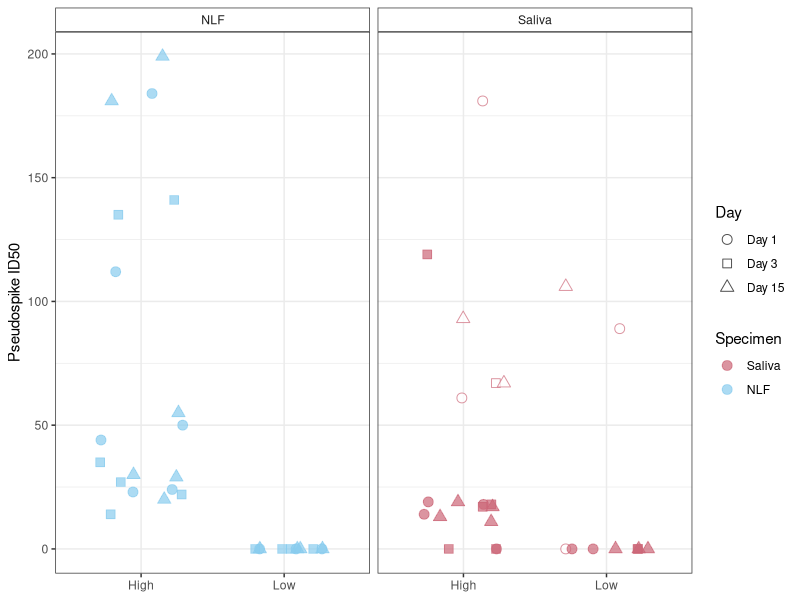
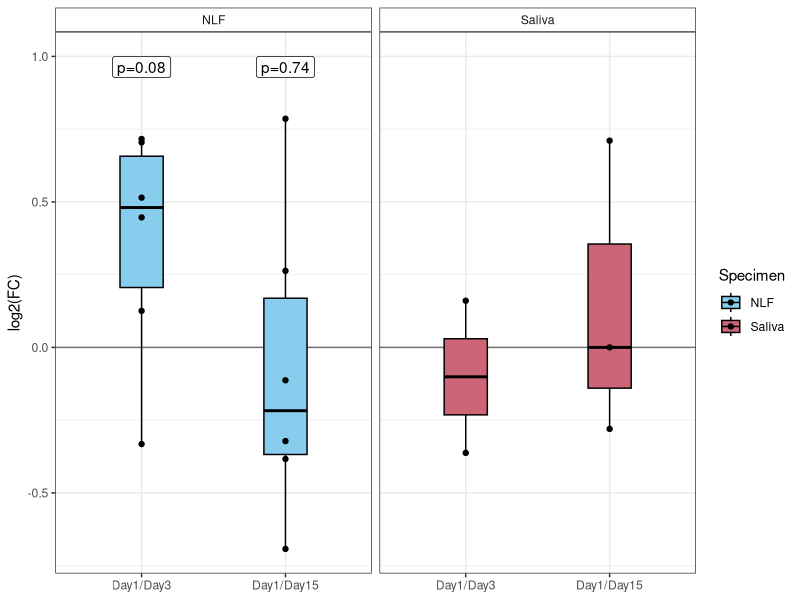
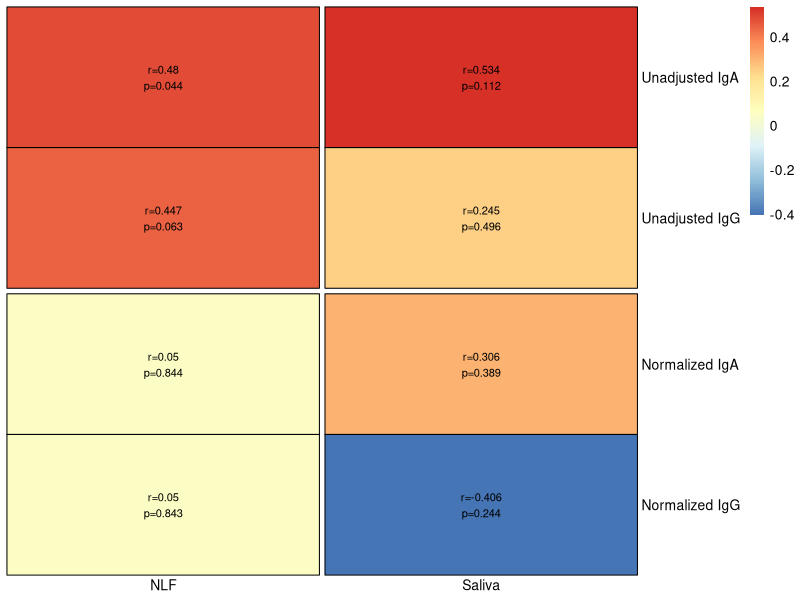
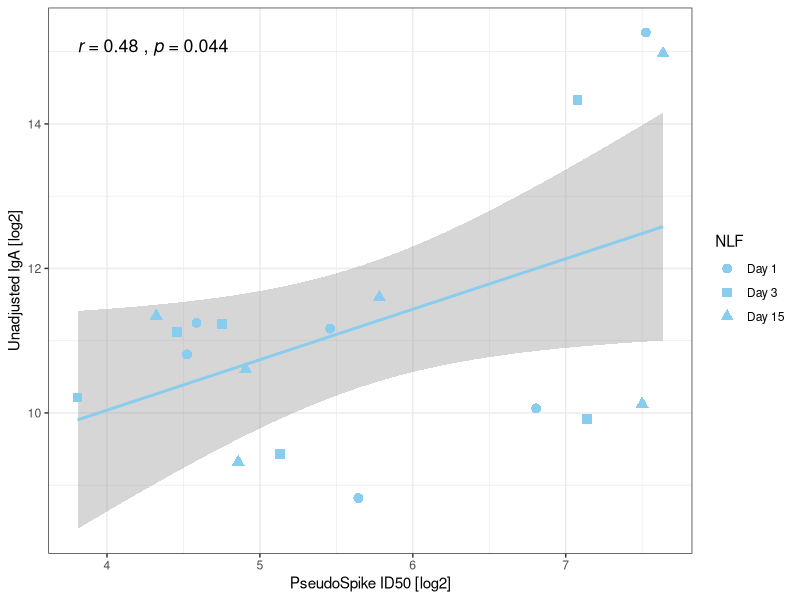
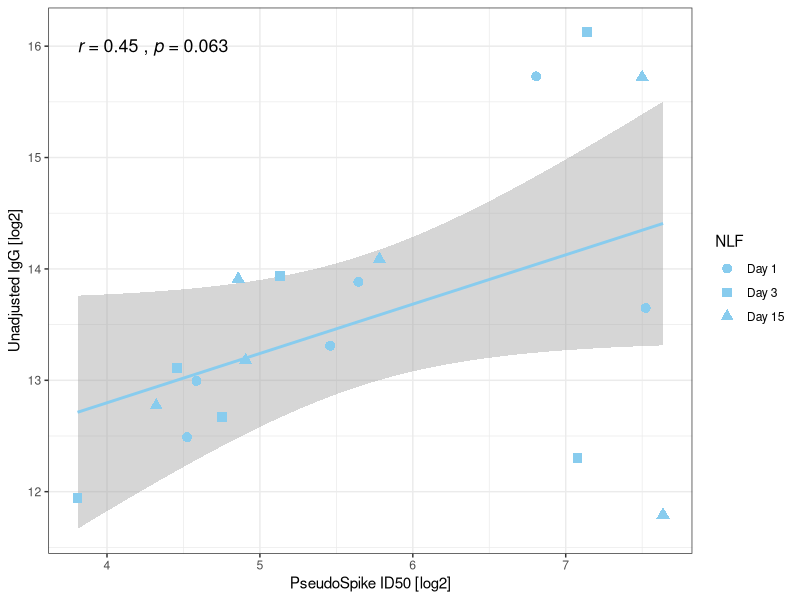
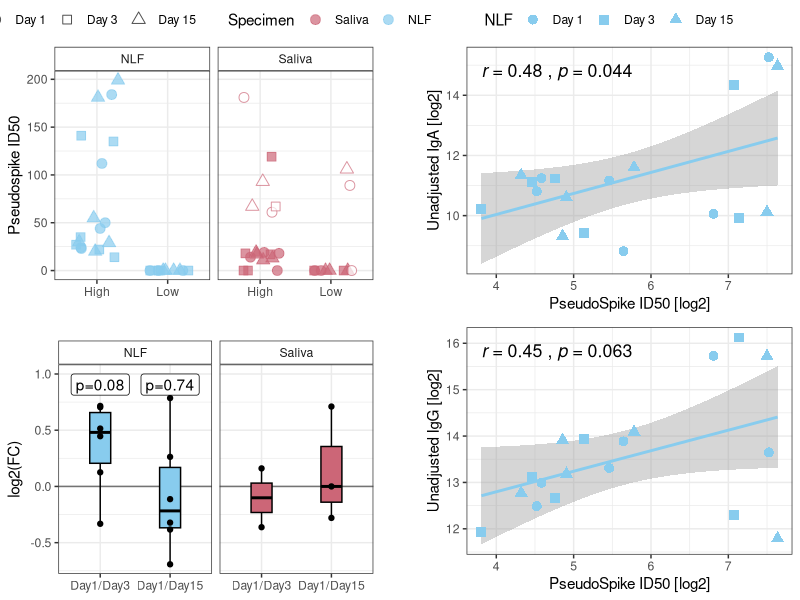

Reproduce these figures in R, in order.
# ---- Script Metadata ---- 
# Title: Figure_6.R
# Author: Trish Milletich, PhD
# Data: 2026-08-03
# --------------------------------

library(ggplot2);library(ggpubr)
library(pheatmap)

High_Binding = c("CV06FH003", "CV06BW010", "CV06FH011", "CV06FH005", "CV06HC003", "CV06UM009")
Low_Binding = c( "CV06HC001", "CV06HC004", "CV06HC014", "CV06UM014")

##########
# Binding Antibodies 
Binding_data = read.csv("Saliva_Serum_Nasal.csv")

##########
All_Neut = read.csv("Neutralizing_Saliva_Nasal.csv")
All_Neut$Trend = ifelse(All_Neut$SN %in% High_Binding, "High", "Low")
All_Neut$PseudoSpike_ID50_2 = ifelse(All_Neut$PseudoSpike_ID50 == "<10", 0,
                                      ifelse(All_Neut$PseudoSpike_ID50 == "nt", NA,  
                                             All_Neut$PseudoSpike_ID50))
All_Neut$PseudoSpike_ID50_2 = as.numeric(All_Neut$PseudoSpike_ID50_2)

All_Neut$Non.Specific = ifelse(All_Neut$Non.Specific == "Y", "Yes", "No")

All_Neut$Day_NSB = paste(All_Neut$Days, All_Neut$Non.Specific)
All_Neut$ST_NSB = paste(All_Neut$Sample.Type, All_Neut$Non.Specific)

################################### # 
# ---- Scatter Plot ----
Raw_Count = ggplot() + 
  geom_jitter(data = All_Neut, aes(x = Trend, y = PseudoSpike_ID50_2, 
                                   shape = Days, color = Sample.Type, 
                                   fill = ST_NSB), 
              height = 0, width = 0.3, size = 3,
              alpha = 0.7) + 
  theme_bw() + 
  facet_wrap(~Sample.Type, scales = "free_x") + 
  scale_color_manual(breaks = c("Saliva", "NLF"), 
                     values = c("#CC6677", "#88CCEE"),  
                    name = "Specimen") + 
  
  scale_fill_manual(breaks = c("Saliva No",  "Saliva Yes", "NLF No" ), 
                     values = c("#CC6677", "white", "#88CCEE"),  
                     guide = "none") + 
  scale_shape_manual(breaks = c("Day 1", "Day 3", "Day 15"), 
                     values = c(21, 22,  24), 
                     name = "Day") + 
  ylab("Pseudospike ID50") + 
  theme(axis.title.x = element_blank(), 
        strip.background = element_rect(fill = "white")); Raw_Count

#############################################################
## Day comparisons 
Clean_data_IC50 = All_Neut[All_Neut$Non.Specific == "No",
                           c("Days", "SN", "Sample.Type", "PseudoSpike_ID50")]
Clean_data_IC50 = subset(Clean_data_IC50, ! Clean_data_IC50$PseudoSpike_ID50 %in% c("nt", "<10"))
Clean_data_IC50$PseudoSpike_ID50 = as.numeric(Clean_data_IC50$PseudoSpike_ID50)

Clean_data_IC50 = reshape(Clean_data_IC50, idvar = c("SN", "Sample.Type"), timevar = "Days", direction = "wide")
colnames(Clean_data_IC50) = gsub("PseudoSpike_ID50.", "", colnames(Clean_data_IC50))
colnames(Clean_data_IC50) = gsub(" ", "", colnames(Clean_data_IC50))

Clean_data_IC50$Day.1.3 = Clean_data_IC50$Day1/Clean_data_IC50$Day3
Clean_data_IC50$Day.1.15 = Clean_data_IC50$Day1/Clean_data_IC50$Day15

Clean_data_IC50 = Clean_data_IC50[,c("SN", "Sample.Type", "Day.1.3", "Day.1.15")]
Clean_data_IC50_long = reshape(Clean_data_IC50, direction = "long", 
                               varying = c("Day.1.3", "Day.1.15"),
                               idvar = c("SN", "Sample.Type"),
                               timevar = "day", 
                               v.names = "FC",
                               times = c("Day1/Day3", "Day1/Day15"))

Clean_data_IC50_long = subset(Clean_data_IC50_long, is.na(Clean_data_IC50_long$FC) == F)

Clean_data_IC50_long$day = factor(Clean_data_IC50_long$day, 
                                  levels = c("Day1/Day3", "Day1/Day15"))
t.test_labels = data.frame(Clean_data_IC50_long %>%
  group_by(day, Sample.Type) %>%
  dplyr::summarise(P = t.test(log2(FC), mu = 0)$p.value,
                   .groups = "drop_last"))
t.test_labels$P2 = paste("p=", round(t.test_labels$P,2), sep = "")
#Remove Saliva since there's only two participants 
t.test_labels = subset(t.test_labels, t.test_labels$Sample.Type == "NLF")

Time = ggplot(Clean_data_IC50_long, aes(x = day, y = log2(FC), fill = Sample.Type)) + 
  geom_hline(yintercept = 0, color = "grey45") + 
  geom_boxplot(position = position_dodge(width = 0.5), 
               width = 0.3, color = "black") + 
  geom_point(position = position_dodge(width = 0.5)) + 
  theme_bw() + 
  geom_label(data = t.test_labels, 
             aes(x = day, y = 1, label = P2),
             show.legend = F, vjust = 1, fill = "white")  + 
  facet_wrap(~Sample.Type) + 
  scale_fill_manual(breaks = c("NLF", "Saliva"), 
                     values = c("#88CCEE", "#CC6677"),  
                     name = "Specimen") + 
  theme(axis.title.x = element_blank(), 
        strip.background = element_rect(fill = "white")); Time

#############################
#Correlate Nasal Nasal_Neut with other Nasal Antibodies 
Binding_Total = subset(Binding_data, Binding_data$Sample.Type %in% c("PooledNostril", "Saliva"))
Binding_Total = subset(Binding_Total, Binding_Total$Ag == "Spike")
Binding_Total = subset(Binding_Total, Binding_Total$SN %in% All_Neut$SN)

Binding_Total$Ag_Ab = paste(Binding_Total$Ab, Binding_Total$Sample.Type, sep = ":")
Binding_Total= Binding_Total[,c("Ag_Ab", 'SN', "Days", "Specific.Total.AU.ug", "Specific.AU.mL")]

Clean_data_IC50 = All_Neut[All_Neut$Non.Specific == "No",
                           c("Days", "SN", "Sample.Type", "PseudoSpike_ID50")]
Clean_data_IC50 = subset(Clean_data_IC50, ! Clean_data_IC50$PseudoSpike_ID50 %in% c("nt", "<10"))
Clean_data_IC50$PseudoSpike_ID50 = as.numeric(Clean_data_IC50$PseudoSpike_ID50)
Clean_data_IC50 = reshape(Clean_data_IC50, idvar = c("SN", "Days"), timevar = "Sample.Type", direction = "wide")
Neut_Binding = merge(Clean_data_IC50, Binding_Total)
head(Neut_Binding)

R_data = matrix(ncol = 2, nrow = 4)
rownames(R_data) = c("Unadjusted IgA", "Unadjusted IgG", 
                           "Normalized IgA", "Normalized IgG")
colnames(R_data) = c("NLF", "Saliva")
P_data = R_data

current_Group = unique(Neut_Binding$Ag_Ab)[4]
for (current_Group in unique(Neut_Binding$Ag_Ab)) {
  current_subset = subset(Neut_Binding, Neut_Binding$Ag_Ab == current_Group)
  current_ab = ifelse(grepl("IgG", current_Group), "IgG", "IgA")

  if (grepl("Nostril", current_Group)) {
    Unadjusted_Spearman = cor.test(log2(current_subset$PseudoSpike_ID50.NLF), 
                                        log2(current_subset$Specific.AU.mL), 
                                   method = "pearson")
    
    Normalized_Spearman = cor.test(log2(current_subset$PseudoSpike_ID50.NLF), 
                                        log2(current_subset$Specific.Total.AU.ug), 
                                   method = "pearson")
    
    R_data[paste("Unadjusted", current_ab), "NLF"] = round(Unadjusted_Spearman$estimate,3)
    P_data[paste("Unadjusted", current_ab), "NLF"] = 
      paste("r=",round(Unadjusted_Spearman$estimate,3), 
            "\np=",   round(Unadjusted_Spearman$p.value,3), sep = "")
    
    R_data[paste("Normalized", current_ab), "NLF"] = round(Normalized_Spearman$estimate,3)
    P_data[paste("Normalized", current_ab), "NLF"] =  
      paste("r=",round(Normalized_Spearman$estimate,3), 
            "\np=",   round(Normalized_Spearman$p.value,3), sep = "")
    
  } else {
    Unadjusted_Spearman = cor.test(log2(current_subset$PseudoSpike_ID50.Saliva), 
                                        log2(current_subset$Specific.AU.mL), 
                                   method = "pearson")
    Normalized_Spearman = cor.test(log2(current_subset$PseudoSpike_ID50.Saliva), 
                                        log2(current_subset$Specific.Total.AU.ug), 
                                   method = "pearson")
    
    R_data[paste("Unadjusted", current_ab), "Saliva"] = round(Unadjusted_Spearman$estimate,3)
    P_data[paste("Unadjusted", current_ab), "Saliva"] = paste("r=",round(Unadjusted_Spearman$estimate,3), 
                                                              "\np=",  
                                                              round(Unadjusted_Spearman$p.value,3),
                                                              sep = "")
    
    R_data[paste("Normalized", current_ab), "Saliva"] = round(Normalized_Spearman$estimate,3)
    P_data[paste("Normalized", current_ab), "Saliva"] =  paste("r=",round(Normalized_Spearman$estimate,3), 
                                                               "\np=", 
                                                               round(Normalized_Spearman$p.value,3),
                                                               sep = "")
  }
}

# Only used to see what measures are significant to neutralizing
pheatmap(R_data, cluster_rows = F, cluster_cols = F, display_numbers = P_data, 
         angle_col = 0, border_color = "black", gaps_col = 1,
         gaps_row = 2, number_color = "black")

############################# #
# Correlation scatter of significant measurements 
############################# #

Spec_Nasal = ggplot(Neut_Binding[Neut_Binding$Ag_Ab == "IgA:PooledNostril",],
       aes(x = log2(PseudoSpike_ID50.NLF), y = log2(Specific.AU.mL))) +
  geom_smooth(method = "lm", formula = "y ~ x", color = "#88CCEE") +
  stat_cor( p.accuracy = 0.001, size = 4.5, 
            aes(label = gsub("R", "r", 
                             paste(..r.label.., ..p.label.., sep = "~`,`~"))),
            method = "pearson") + 
  geom_point(color = "#88CCEE", aes(shape = Days),
             size = 3) +
  theme_bw() +
  scale_shape_manual(breaks = c("Day 1", "Day 3", "Day 15"), 
                     values = c(16, 15,  17), 
                     name = "NLF") + 
  xlab("PseudoSpike ID50 [log2]") +
  ylab("Unadjusted IgA [log2]"); Spec_Nasal

Spec_IgG_Nasal = ggplot(Neut_Binding[Neut_Binding$Ag_Ab == "IgG:PooledNostril",],
                    aes(x = log2(PseudoSpike_ID50.NLF), y = log2(Specific.AU.mL))) +
  geom_smooth(method = "lm", formula = "y ~ x", color = "#88CCEE") +
  stat_cor( p.accuracy = 0.001, size = 4.5, 
            aes(label = gsub("R", "r", 
                             paste(..r.label.., ..p.label.., sep = "~`,`~"))),
            method = "pearson") + 
  geom_point(color = "#88CCEE", aes(shape = Days),
             size = 3) +
  theme_bw() +
  scale_shape_manual(breaks = c("Day 1", "Day 3", "Day 15"), 
                     values = c(16, 15,  17), 
                     name = "NLF") + 
  xlab("PseudoSpike ID50 [log2]") +
  ylab("Unadjusted IgG [log2]"); Spec_IgG_Nasal

jpeg("Figure6.jpeg", res = 600, height = 3000, width = 6500)
ggarrange(ggarrange(Raw_Count, plot.new(), Time, 
                    nrow = 3, heights = c(1, 0.1, 1), common.legend = T), 
          plot.new(),
          ggarrange(Spec_Nasal, Spec_IgG_Nasal, 
                    nrow = 2, common.legend = T), 
          ncol = 3, widths = c(1, 0.1, 1))
dev.off()
